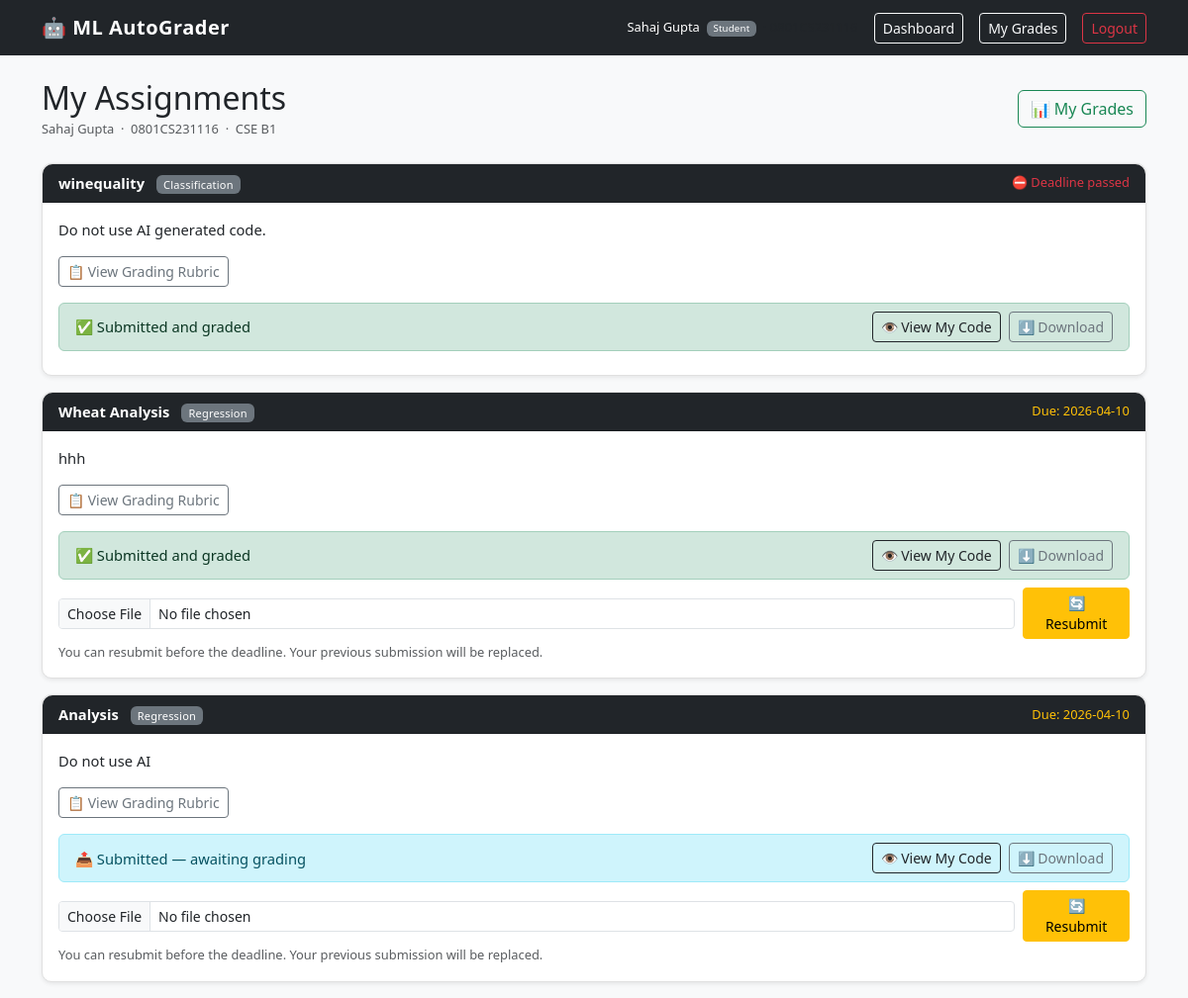
The app's page /student (signed in), older data.
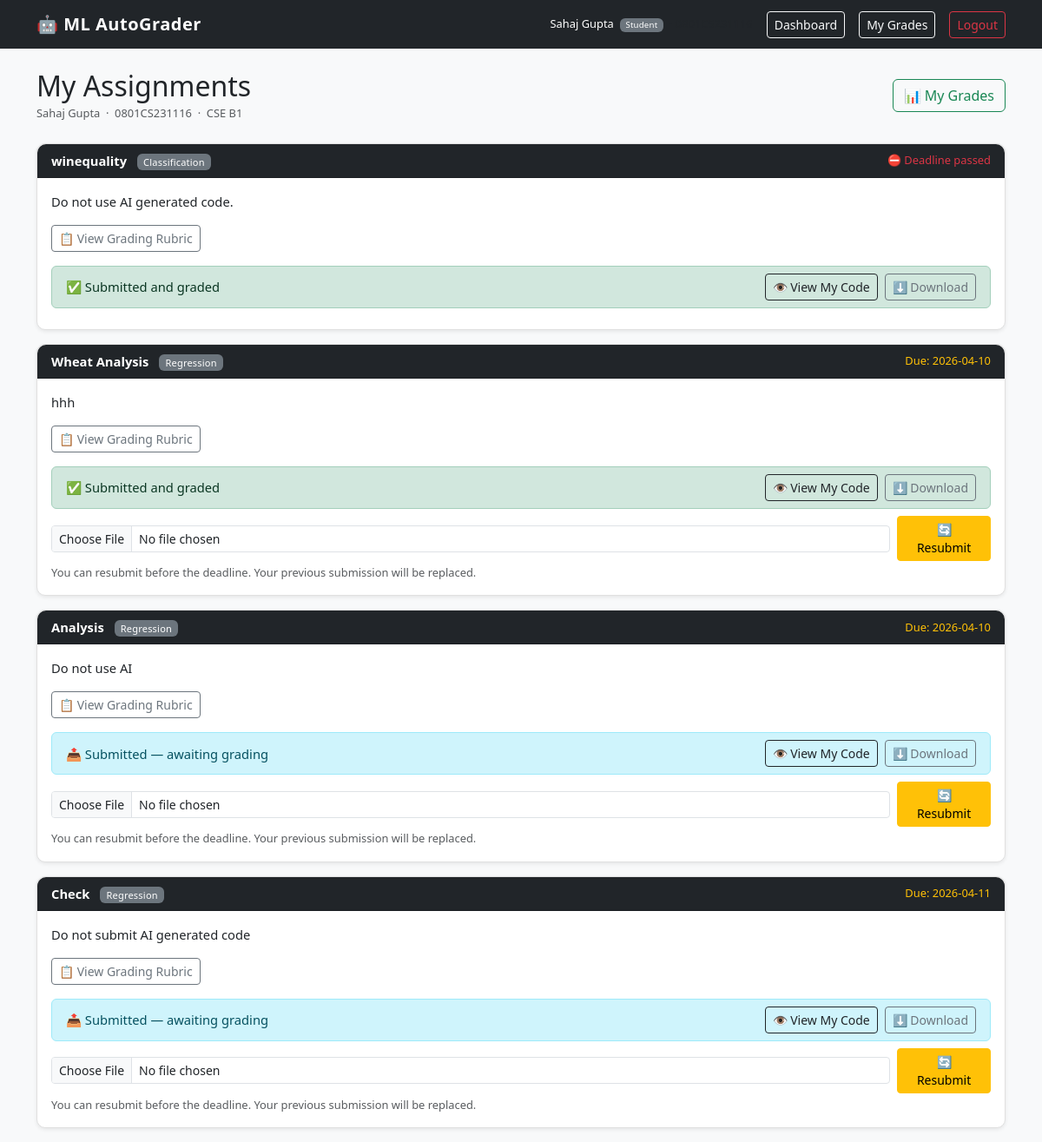
The same page, newer data.
### models.py (models this page shows, shortened)
class Assignment(db.Model):
    __tablename__ = "assignment"
    id           = db.Column(db.Integer, primary_key=True)
    title        = db.Column(db.String(200), nullable=False)
    description  = db.Column(db.Text,        nullable=False)
    due_date     = db.Column(db.String(50),  nullable=False)
    task_type    = db.Column(db.String(50),  nullable=False)
    rubric_json  = db.Column(db.Text, nullable=False)
    dataset_path = db.Column(db.String(300), nullable=True)
    teacher_id   = db.Column(db.Integer, db.ForeignKey("user.id"), nullable=False)
    grading_status = db.Column(db.String(30), default="pending")
    created_at   = db.Column(db.DateTime, default=datetime.utcnow)
    submissions  = db.relationship("Submission", backref="assignment", lazy=True)
    @property
    def rubric(self):
        return json.loads(self.rubric_json)
    @property
    def max_score(self):
        return sum(v["points"] for v in self.rubric.values())
    @property
    def is_past_deadline(self):
        try:
            due = datetime.strptime(self.due_date, "%Y-%m-%d")
            return datetime.utcnow() > due
        except ValueError:
            return False

### app.py (the view)
@app.route("/student")
@login_required
def student_dashboard():
    if current_user.role != "student":
        return "Access denied", 403
    assignments = Assignment.query.all()
    submissions = Submission.query.filter_by(student_id=current_user.id).all()
    sub_dict    = {s.assignment_id: s for s in submissions}
    return render_template(
        "student/dashboard.html",
        assignments = assignments,
        sub_dict    = sub_dict,
    )

### app.py (called while the page is built)
@login_manager.user_loader
def load_user(user_id):
    return User.query.get(int(user_id))

### templates/student/dashboard.html (shortened to what this page needs)
{% extends 'base.html' %}
{% block content %}
<div class="d-flex justify-content-between align-items-center mb-4">
    <div>
        <h2 class="mb-0">My Assignments</h2>
        <small class="text-muted">
            {{ current_user.name }} &nbsp;·&nbsp;
            {{ current_user.enrollment_no }} &nbsp;·&nbsp;
            {{ current_user.branch }} {{ current_user.batch }}
        </small>
    </div>
    <a href="{{ url_for('my_grades') }}" class="btn btn-outline-success">📊 My Grades</a>
</div>
{% if assignments %}
    {% for assignment in assignments %}
    {% set sub = sub_dict.get(assignment.id) %}
    <div class="card mb-3 shadow-sm">
        <div class="card-header bg-dark text-white d-flex justify-content-between align-items-center">
            <div>
                <strong>{{ assignment.title }}</strong>
                <span class="badge bg-secondary ms-2">{{ assignment.task_type }}</span>
            </div>
            <small class="{% if assignment.is_past_deadline %}text-danger{% else %}text-warning{% endif %}">
                {% if assignment.is_past_deadline %}⛔ Deadline passed{% else %}Due: {{ assignment.due_date }}{% endif %}
            </small>
        </div>
        <div class="card-body">
            <p class="mb-3">{{ assignment.description }}</p>
            <div class="mb-3">
                <button class="btn btn-outline-secondary btn-sm"
                        data-bs-toggle="collapse"
                        data-bs-target="#rubric-{{ assignment.id }}">
                    📋 View Grading Rubric
                </button>
            </div>
            {% if sub %}
                <div class="alert {% if sub.status == 'graded' %}alert-success{% else %}alert-info{% endif %} py-2 mb-2">
                    <div class="d-flex justify-content-between align-items-center flex-wrap gap-2">
                        <span>
                            {% if sub.status == 'graded' %}
                                ✅ Submitted and graded
                            {% else %}
                                📤 Submitted — awaiting grading
                            {% endif %}
                        </span>
                        <div class="d-flex gap-2">
                            <a href="{{ url_for('view_submission', sub_id=sub.id) }}"
                               class="btn btn-sm btn-outline-dark">👁 View My Code</a>
                            <a href="{{ url_for('download_submission', sub_id=sub.id) }}"
                               class="btn btn-sm btn-outline-secondary">⬇ Download</a>
                        </div>
                    </div>
                </div>
                {% if not assignment.is_past_deadline %}
                <form action="{{ url_for('submit_assignment', assign_id=assignment.id) }}"
                      method="POST" enctype="multipart/form-data"
                      class="d-flex align-items-center gap-2 mt-2">
                    <input type="file" name="notebook" class="form-control form-control-sm"
                           accept=".ipynb" required>
                    <button type="submit" class="btn btn-warning btn-sm px-3">🔄 Resubmit</button>
                </form>
                <small class="text-muted d-block mt-1">
                    You can resubmit before the deadline. Your previous submission will be replaced.
                </small>
                {% endif %}
            {% elif assignment.is_past_deadline %}
                <div class="alert alert-danger mb-0 py-2">
                    ⛔ Deadline has passed. Submission is closed.
                </div>
            {% endif %}
        </div>
    </div>
    {% endfor %}
{% else %}
<div class="text-center py-5 text-muted">
    <h5>No assignments posted yet.</h5>
    <p>Check back later.</p>
</div>
{% endif %}
{% endblock %}

Row changes from the older to the newer data that the page shows:
added Assignment: title "Check", task_type "Regression", due_date "2026-04-11", description "Do not submit AI generated code", shows "📤 Submitted — awaiting grading"
